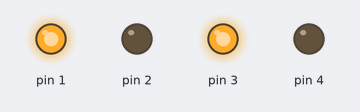
Bench run of a sketch on a simulated Arduino Uno, built with avr-gcc and run on an emulated ATmega328P. Shown: output pins drawn as LEDs (lit = HIGH).

Above: at 0.5 s.
At 3.5 s:
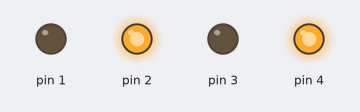
Timing chart, 0 to 4.6 s (numbered marks = the images above):
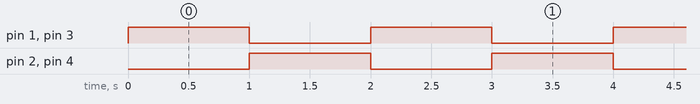

Measured:
- by itself, pin 1–4: alternates HIGH for 1.0 s and LOW for 1.0 s

The sketch:

dcmotorr.ino
```cpp
void setup(){
  pinMode(1,OUTPUT);
  pinMode(2,OUTPUT);
  pinMode(3,OUTPUT);
  pinMode(4,OUTPUT);

}
void loop(){
  // rotating to right
  digitalWrite(1,HIGH);
  digitalWrite(2,LOW);
  digitalWrite(3,HIGH);
  digitalWrite(4,LOW);
  delay (1000);
  //rotating to left
 digitalWrite(2,HIGH);
  digitalWrite(1,LOW);
  digitalWrite(4,HIGH);
  digitalWrite(3,LOW);
delay(1000);
}
```
